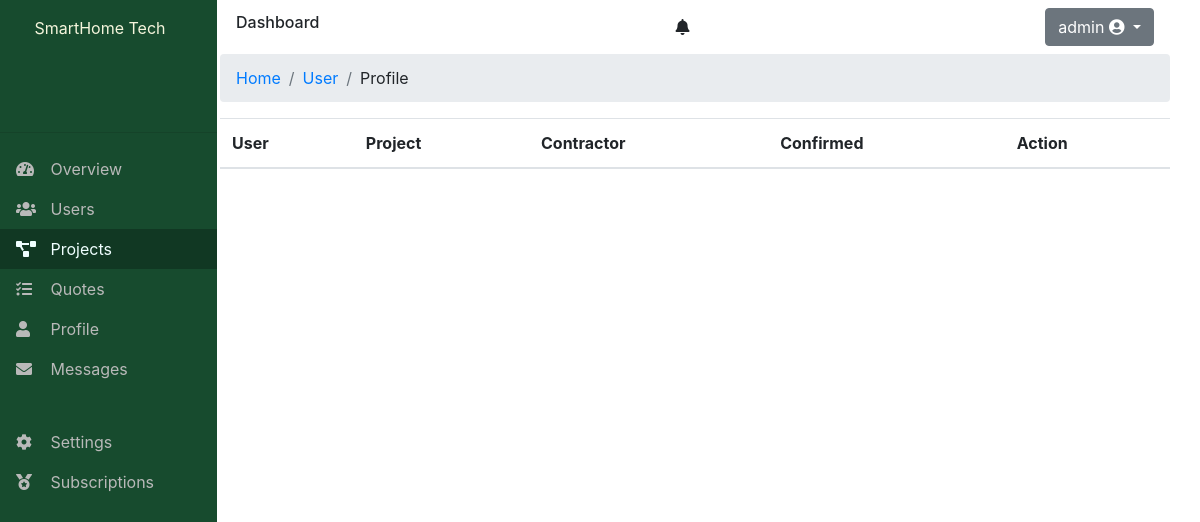
The page /accounts/projects/ (signed in) on the database as committed earlier.
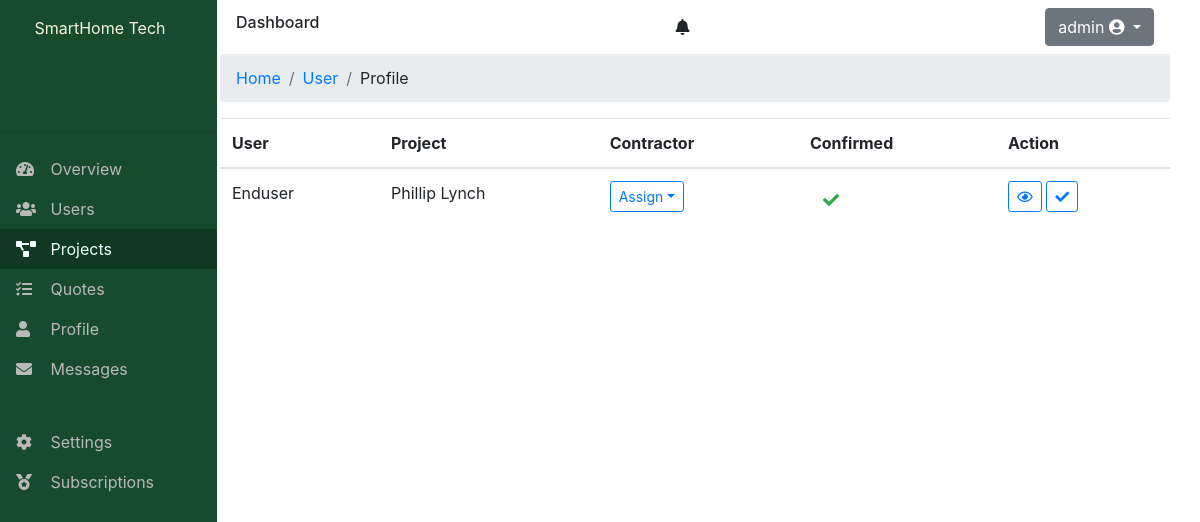
The same page on the database as committed later.
### dashboard/models.py (models this page shows)
class Project(models.Model):
    name = models.CharField(max_length=100)
    cost = models.CharField(max_length=50, blank=True)
    description = models.TextField()
    address = models.ForeignKey(AddressInfo, on_delete=models.CASCADE)
    owner = models.ForeignKey(
        UserDetail, on_delete=models.CASCADE, related_name='project_owner')
    quote = models.OneToOneField(
        Quote,  on_delete=models.CASCADE, blank=True, null=True)
    contractor_confirmed = models.BooleanField(default=False)
    contractor = models.ForeignKey(
        UserDetail, blank=True, null=True, on_delete=models.SET_NULL)
    created = models.DateTimeField(auto_now_add=True)

### accounts/models.py (models this page shows)
class UserDetail(models.Model):
    company_name = models.CharField(max_length=100, blank=True)
    department = models.CharField(max_length=100, blank=True)
    position = models.CharField(max_length=100, blank=True)
    designation = models.CharField(max_length=50, blank=True)
    address = models.OneToOneField(AddressInfo, on_delete=models.CASCADE)
    contact = models.OneToOneField(ContactDetail, on_delete=models.CASCADE)
    user = models.OneToOneField(User, on_delete=models.CASCADE)
    uuid = models.UUIDField(default=uuid.uuid4, unique=True, editable=False)

### dashboard/decorators.py (the view)
        def wrapper_func(request, *args, **kwargs):
            group = None
            if request.user.groups.exists():
                group = request.user.groups.all()[0].name
            else:
                raise ValueError('error')
            if group in allowed_groups:
                return view_func(request, *args, **kwargs)
            else:
                raise Http404("User Group  not allowed")

### dashboard/views/user/__init__.py (called while the page is built, shortened)
@login_required(login_url='login')
@allowed_users(allowed_groups=['end-user', 'contractor', 'host'])
def projects(request):
    if request.user.groups.first().name == 'host':
        projects = Project.objects.all()
        contractors = User.objects.filter(groups__name='contractor')
        return render(request, 'dashboard/host/projects.html', {'projects': projects, 'contractors': contractors})

### dashboard/templates/dashboard/host/projects.html (shortened to what this page needs)
{% extends '../layout.html' %}
{%load static%}
{%block style%}
<link rel="stylesheet" type="text/css" href="{%static 'css/dashboard/quotes.css'%}">
{%endblock%}
{%block content%}
<section class="">
    <table class="table">
      <thead>
        <tr>
          <th>User</th>
          <th>Project</th>
          <th>Contractor</th>
          <th>Confirmed</th>
          <th>Action</th>
        </tr>
      </thead>
      <tbody>
        {%for project in projects%}
        <tr>
        <td>
          <span>
            {{project.owner.user|title}}
          </span>
        </td>
        <td>
          <span>
            {{project.name}}
          </span>
        </td>
        <td>
            {%if project.contractor%}
            <span>
            {{project.contractor.user}}
            </span>
            <span>
              {%if project.contractor_confirmed%}
              <a href="" class="btn "><i class="fas fa-check text-success"></i></a>
              {%else%}
              <a href="" class="btn "><i class="fas fa-times-circle text-danger"></i></a>
              {%endif%}
            </span>
            {%else%}
          <div class="dropdown d-inline">
            <a class="btn btn-outline-primary btn-sm dropdown-toggle {%if enduser.userdetail.contractor_confirmed%}d-none{%endif%}"
              href="" id="dropdownMenuButton" data-toggle="dropdown" aria-haspopup="true"
              aria-expanded="false">Assign</a>
            {%endif%}
          </div>
        </td>
        <td>
          <span>
            {%if project.quote.is_confirmed%}
            <a href="" class="btn "><i class="fas fa-check text-success"></i></a>
            {%else%}
            <a href="" class="btn "><i class="fas fa-times-circle text-danger"></i></a>
            {%endif%}
          </span>
        </td>
        <td>
          <span>
            <a class="btn btn-sm btn-outline-primary text-primary"><i
                class="far fa-eye"></i></a>
            <button class="btn btn-sm btn-outline-primary text-primary"><i class="fas fa-check"></i></button>
          </span>
        </td>
  </tr>
        {%endfor%}
      </tbody>
    </table>
  </section>
{%endblock%}

Rows that differ between the two databases and show on the page:
added Project: owner.user "Enduser", name "Phillip Lynch"
